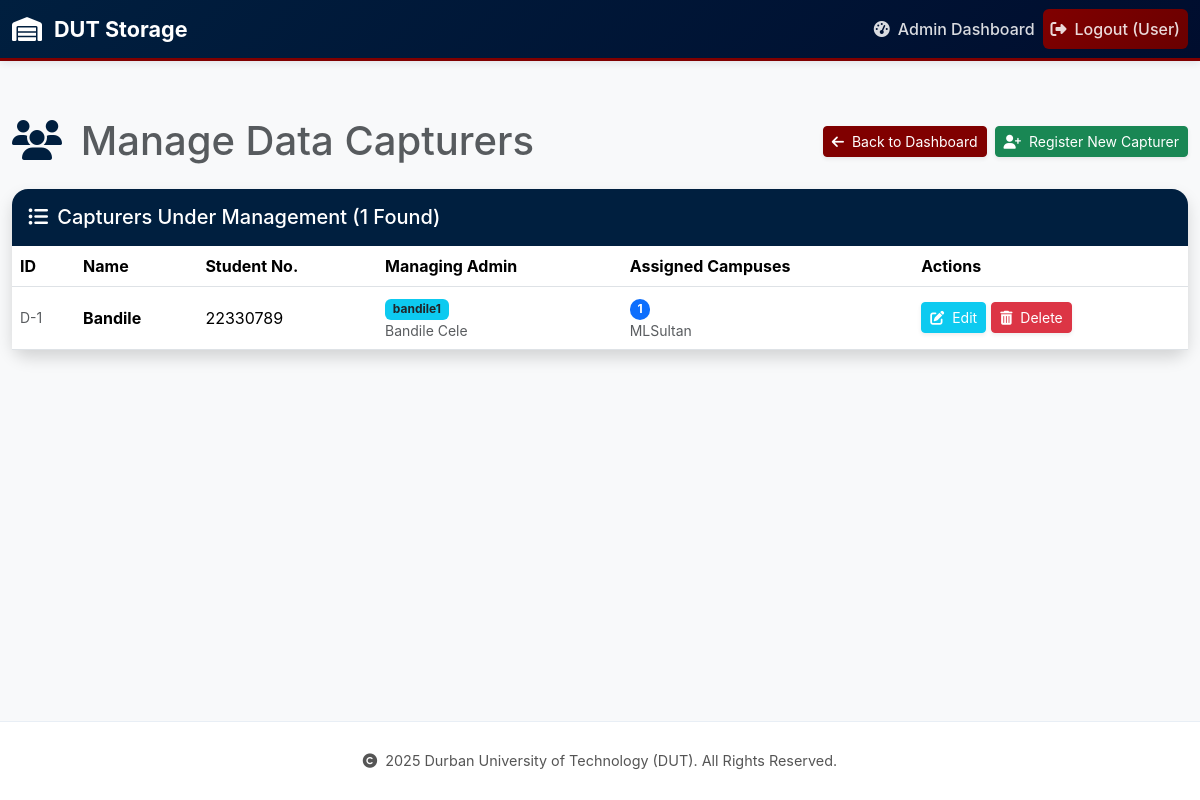
/admin/capturers (signed in), run on the app's committed database.
### app/models.py (models this page shows, shortened)
class DataCapturer(db.Model, UserMixin):
    __tablename__ = 'data_capturer'
    data_capturer_id = db.Column(db.Integer, primary_key=True)
    full_name = db.Column(db.String(120), nullable=False)
    student_number = db.Column(db.String(8), unique=True, nullable=False)
    password_hash = db.Column(db.String(128), nullable=False)
    can_create_room = db.Column(db.Boolean, default=False)
    admin_id = db.Column(db.Integer, db.ForeignKey('admin.admin_id'), nullable=True)
    items = db.relationship('Item', backref='data_capturer', lazy=True)
    exports = db.relationship('InventoryExport', backref='data_capturer', lazy=True)
    assigned_campuses = db.relationship('Campus', secondary=capturer_campus_association, lazy='subquery',
                                         backref=db.backref('data_capturers', lazy=True))

class Admin(db.Model, UserMixin):
    __tablename__ = 'admin'
    admin_id = db.Column(db.Integer, primary_key=True)
    username = db.Column(db.String(80), unique=True, nullable=False)
    name = db.Column(db.String(100), nullable=True)
    surname = db.Column(db.String(100), nullable=True)
    password_hash = db.Column(db.String(128), nullable=False)
    is_super_admin = db.Column(db.Boolean, default=False, nullable=False)
    data_capturers = db.relationship(
        'DataCapturer', backref='admin', lazy=True, cascade="all, delete-orphan", foreign_keys='DataCapturer.admin_id'
    )
    campuses = db.relationship('Campus', secondary=admin_campus_association, lazy='subquery',
                              backref=db.backref('admins', lazy=True))
    @property
    def is_admin(self):
        return True

### app/routes/admin_routes.py (the view)
@admin_bp.route('/capturers')
@login_required
def manage_capturers():
    if current_user.is_super_admin:
        capturer_list = DataCapturer.query.all()
    else:
        capturer_list = current_user.data_capturers
    return render_template('admin/manage_capturers.html',
                            title='Manage Data Capturers',
                            capturer_list=capturer_list)

### app/__init__.py (called while the page is built)
@login_manager.user_loader
def load_user(user_id):
    user_type, _, user_actual_id = user_id.partition('-')
    if user_type == 'A':
        return Admin.query.get(int(user_actual_id))
    elif user_type == 'D':
        return DataCapturer.query.get(int(user_actual_id))
    return None

### app/templates/admin/manage_capturers.html (shortened to what this page needs)
{% extends "base.html" %}
{% block content %}
<div class="container mt-4">
    <div class="d-flex justify-content-between align-items-center mb-4">
        <h1 class="mb-0 text-muted">
            <i class="fas fa-users me-2 text-dut-navy"></i> Manage Data Capturers
        </h1>
        <div class="d-flex">
            <a href="{{ url_for('admin.dashboard') }}" class="btn btn-sm text-white shadow-sm dut-maroon me-2">
                <i class="fas fa-arrow-left me-1"></i> Back to Dashboard
            </a>
            <a href="{{ url_for('admin.add_capturer') }}" class="btn btn-sm btn-success shadow-sm">
                <i class="fas fa-user-plus me-1"></i> Register New Capturer
            </a>
        </div>
    </div>
    <div class="card shadow rounded-4 border-0">
        <div class="card-header text-white p-3 rounded-top-4 dut-navy-blue">
            <h5 class="mb-0"><i class="fas fa-list-ul me-1"></i> Capturers Under Management ({{ capturer_list|length }} Found)</h5>
        </div>
        <div class="card-body p-0">
            {% if capturer_list %}
            <div class="table-responsive">
                <table class="table table-hover mb-0 align-middle">
                    <thead class="bg-light">
                        <tr>
                            <th class="py-2">ID</th>
                            <th class="py-2">Name</th>
                            <th class="py-2">Student No.</th>
                            {% if current_user.is_super_admin %}
                            <th class="py-2">Managing Admin</th>
                            {% endif %}
                            <th class="py-2">Assigned Campuses</th>
                            <th class="py-2">Actions</th>
                        </tr>
                    </thead>
                    <tbody>
                        {% for capturer in capturer_list %}
                        <tr class="align-middle">
                            <td class="small text-muted">D-{{ capturer.data_capturer_id }}</td>
                            <td class="fw-bold">{{ capturer.full_name }}</td>
                            <td>{{ capturer.student_number }}</td>
                            {% if current_user.is_super_admin %}
                            <td>
                                {% if capturer.admin %}
                                    <span class="badge bg-info text-dark">{{ capturer.admin.username }}</span>
                                    <small class="text-muted d-block">{{ capturer.admin.name or '' }} {{ capturer.admin.surname or '' }}</small>
                                {% else %}
                                    <span class="badge bg-warning text-dark">Unassigned</span>
                                {% endif %}
                            </td>
                            {% endif %}
                            <td>
                                {% if capturer.assigned_campuses %}
                                    <span class="badge bg-primary rounded-pill me-1" title="{{ capturer.assigned_campuses|map(attribute='name')|join(', ') }}">{{ capturer.assigned_campuses|length }}</span>
                                    <small class="text-muted d-block text-truncate">{{ capturer.assigned_campuses|map(attribute='name')|join(', ') }}</small>
                                {% else %}
                                    <span class="badge bg-secondary">None Assigned</span>
                                {% endif %}
                            </td>
                            <td class="text-nowrap">
                                <div class="action-buttons">
                                    <a href="{{ url_for('admin.edit_capturer', capturer_id=capturer.data_capturer_id) }}"
                                       class="btn btn-sm btn-info text-white shadow-sm" title="Edit Capturer Details">
                                        <i class="fas fa-edit me-1"></i> Edit
                                    </a>
                                    <form method="POST" action="{{ url_for('admin.delete_capturer', capturer_id=capturer.data_capturer_id) }}" style="display:inline;">
                                        <button type="submit" class="btn btn-sm btn-danger shadow-sm"
                                                onclick="return confirm('WARNING: Deleting {{ capturer.full_name }} will mark all their captured items as ownerless. Proceed?');"
                                                title="Delete Capturer">
                                            <i class="fas fa-trash-alt me-1"></i> Delete
                                        </button>
                                    </form>
                                </div>
                            </td>
                        </tr>
                        {% endfor %}
                    </tbody>
                </table>
            </div>
            {% else %}
            <div class="p-4 text-center alert alert-info mb-0 rounded-bottom-4">
                <i class="fas fa-info-circle me-2"></i>
                <p class="mb-0">No Data Capturers found under your management scope.</p>
            </div>
            {% endif %}
        </div>
    </div>
</div>
{% endblock %}

### app/templates/base.html (style rules this page uses)
:root { --dut-primary: #001F3F; --dut-accent: #800000; --text-primary: #1a1a1a; --text-secondary: #555; --border-color: #e8eef5; }
* { margin: 0; padding: 0; box-sizing: border-box; }
html, body { height: 100%; font-family: -apple-system, BlinkMacSystemFont, "Segoe UI", Roboto, "Helvetica Neue", Arial, sans-serif; }
body { display: flex; flex-direction: column; min-height: 100vh; background: #f8f9fa; }
.container { max-width: 1200px; }

### app/templates/admin/manage_capturers.html (style rules this page uses)
.dut-navy-blue { background-color: #001F3F !important; border-color: #001F3F !important; }
.dut-maroon { background-color: #800000 !important; border-color: #800000 !important; }
.text-dut-navy { color: #001F3F !important; }
.action-buttons { display: flex; gap: 5px; }

### data on the page
DataCapturer: data_capturer_id "1", full_name "Bandile", student_number "22330789", admin.username "bandile1", admin "Bandile", admin "Cele", assigned_campuses|length "1", assigned_campuses|map "MLSultan"

### other printed values
{{ current_user.full_name or 'User' }} "User"
{{ capturer_list|length }} "1"
